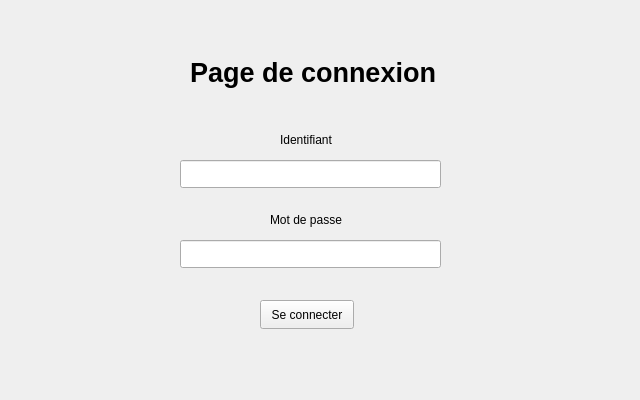
<?xml version="1.0" encoding="UTF-8"?>
<ui version="4.0">
 <class>Login</class>
 <widget class="QMainWindow" name="Login">
  <property name="geometry">
   <rect>
    <x>0</x>
    <y>0</y>
    <width>640</width>
    <height>400</height>
   </rect>
  </property>
  <property name="windowTitle">
   <string>MainWindow</string>
  </property>
  <widget class="QWidget" name="centralwidget">
   <widget class="QLabel" name="label_2">
    <property name="geometry">
     <rect>
      <x>280</x>
      <y>130</y>
      <width>68</width>
      <height>20</height>
     </rect>
    </property>
    <property name="layoutDirection">
     <enum>Qt::LeftToRight</enum>
    </property>
    <property name="text">
     <string>Identifiant</string>
    </property>
   </widget>
   <widget class="QPushButton" name="pushButton">
    <property name="geometry">
     <rect>
      <x>260</x>
      <y>300</y>
      <width>94</width>
      <height>29</height>
     </rect>
    </property>
    <property name="text">
     <string>Se connecter</string>
    </property>
   </widget>
   <widget class="QLabel" name="label">
    <property name="geometry">
     <rect>
      <x>270</x>
      <y>210</y>
      <width>89</width>
      <height>20</height>
     </rect>
    </property>
    <property name="text">
     <string>Mot de passe</string>
    </property>
   </widget>
   <widget class="QLabel" name="label_3">
    <property name="geometry">
     <rect>
      <x>190</x>
      <y>50</y>
      <width>292</width>
      <height>44</height>
     </rect>
    </property>
    <property name="font">
     <font>
      <family>Segoe UI</family>
      <pointsize>20</pointsize>
      <bold>true</bold>
     </font>
    </property>
    <property name="text">
     <string>Page de connexion</string>
    </property>
   </widget>
   <widget class="QLineEdit" name="lineEdit">
    <property name="geometry">
     <rect>
      <x>180</x>
      <y>160</y>
      <width>261</width>
      <height>28</height>
     </rect>
    </property>
    <property name="text">
     <string/>
    </property>
   </widget>
   <widget class="QLineEdit" name="lineEdit_2">
    <property name="geometry">
     <rect>
      <x>180</x>
      <y>240</y>
      <width>261</width>
      <height>28</height>
     </rect>
    </property>
   </widget>
  </widget>
 </widget>
 <resources/>
 <connections/>
</ui>
